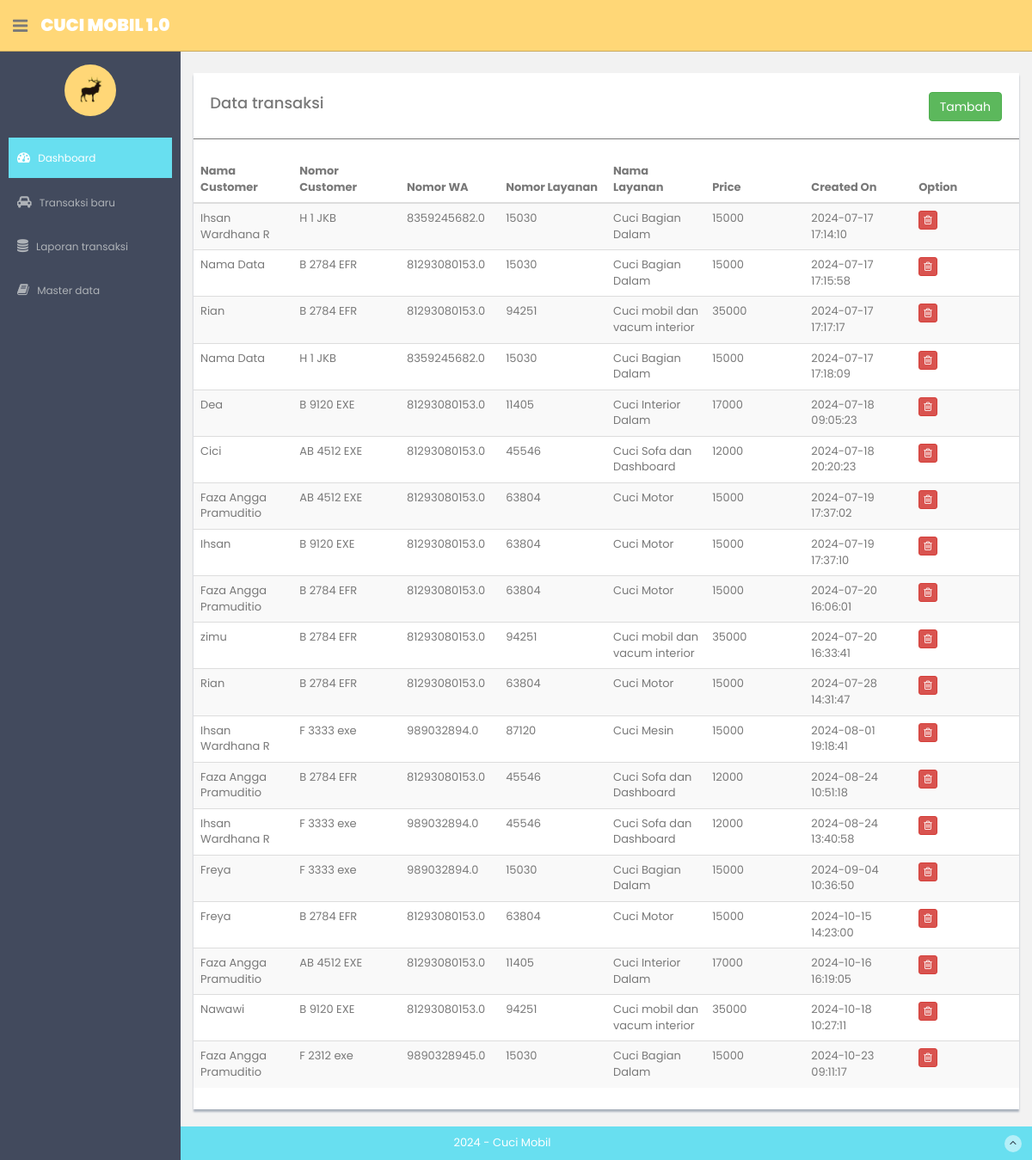
The app's page /transactions, older data.
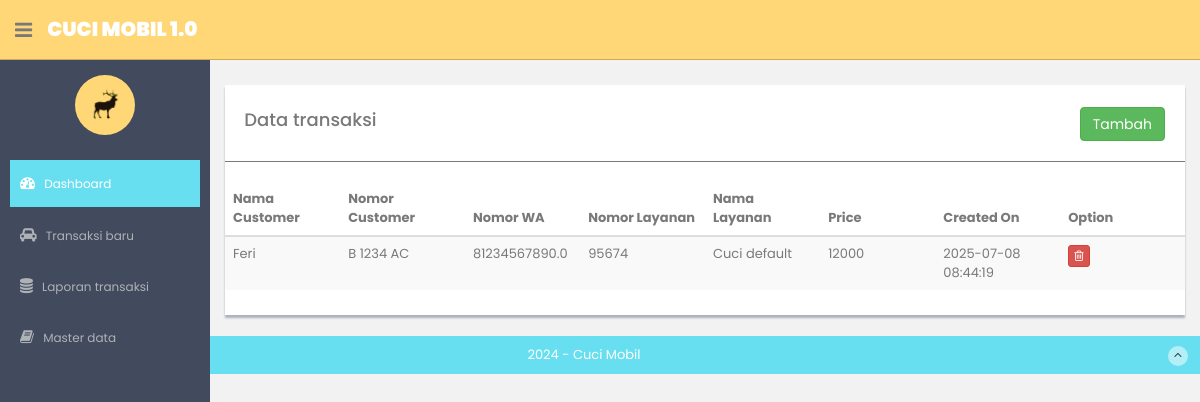
The same page, newer data.
### model/Transactions.py (models this page shows)
class Transactions(Model):
    id = IntegerField()
    cust_id = IntegerField()
    serv_id = IntegerField()
    cust_nomor = CharField()
    cust_owner = CharField()
    cust_phone = CharField()
    serv_code = CharField()
    serv_name = CharField()
    price = IntegerField()
    created_on = IntegerField()
    class Meta:
        database = db
        db_table = 'transactions'

### routes_transactions.py (the view)
@app.route('/transactions',  methods=["GET"])
def transactions():
    trxs = TransactionController.list_transactions()
    return render_template('transactions/transaction-list.html', transactions=trxs)

### controller/TransactionController.py (called while the page is built)
    @staticmethod
    def list_transactions():
        return Transactions.select()

### templates/transactions/transaction-list.html (shortened to what this page needs)
{% extends "layout.html" %}
{% block content %}
<div class="row mt">
    <div class="col-md-12">
        <div class="content-panel">
            <table class="table table-striped table-advance table-hover">
                <div class="form-group">
                    <div style="float:left;">
                        <h4>&nbsp; Data transaksi</h4>
                    </div>
                    <div class="pull-right" style="padding-top:7px;padding-right:20px;">
                        <button class="btn btn-success" onclick="openModal(0)">Tambah</button>
                    </div>
                </div>
                <hr/>
                <thead>
                    <tr>
                        <th width="12%">Nama Customer</th>
                        <th width="13%">Nomor Customer</th>
                        <th width="12%">Nomor WA</th>
                        <th width="13%">Nomor Layanan</th>
                        <th width="12%">Nama Layanan</th>
                        <th width="12%">Price</th>
                        <th width="13%">Created On</th>
                        <th width="13%">Option</th>
                    </tr>
                </thead>
                <tbody>
                    {% if transactions|length > 0 %}
                        {% for item in transactions %}
                        <tr>
                            <td>{{ item.cust_owner }}</td>
                            <td>{{ item.cust_nomor }}</td>
                            <td>{{ item.cust_phone }}</td>
                            <td>{{ item.serv_id }}</td>
                            <td>{{ item.serv_name }}</td>
                            <td>{{ item.price }}</td>
                            <td>{{ item.created_on }}</td>
                            <td align="left">
                                <button class="btn btn-danger btn-xs" onclick="deleteRecord({{ item.id }})"><i class="fa fa-trash-o"></i></button>
                            </td>
                        </tr>
                        {% endfor %}
                    {% else %}
                        <tr>
                            <td colspan="8" align="center"><br/>Tidak ada data</td>
                        </tr>
                    {% endif %}
                </tbody>
            </table>
        </div>
    </div>
</div>
{% endblock %}

Row changes from the older to the newer data that the page shows:
removed Transactions: cust_owner "Ihsan Wardhana R", cust_nomor "H 1 JKB", cust_phone "8359245682.0", serv_id "15030", serv_name "Cuci Bagian Dalam", price "15000", created_on "2024-07-17 17:14:10"
removed Transactions: cust_owner "Nama Data", cust_nomor "B 2784 EFR", cust_phone "81293080153.0", serv_id "15030", serv_name "Cuci Bagian Dalam", price "15000", created_on "2024-07-17 17:15:58"
removed Transactions: cust_owner "Rian", cust_nomor "B 2784 EFR", cust_phone "81293080153.0", serv_id "94251", serv_name "Cuci mobil dan vacum interior", price "35000", created_on "2024-07-17 17:17:17"
removed Transactions: cust_owner "Nama Data", cust_nomor "H 1 JKB", cust_phone "8359245682.0", serv_id "15030", serv_name "Cuci Bagian Dalam", price "15000", created_on "2024-07-17 17:18:09"
removed Transactions: cust_owner "Dea", cust_nomor "B 9120 EXE", cust_phone "81293080153.0", serv_id "11405", serv_name "Cuci Interior Dalam", price "17000", created_on "2024-07-18 09:05:23"
removed Transactions: cust_owner "Cici", cust_nomor "AB 4512 EXE", cust_phone "81293080153.0", serv_id "45546", serv_name "Cuci Sofa dan Dashboard", price "12000", created_on "2024-07-18 20:20:23"
removed Transactions: cust_owner "Faza Angga Pramuditio", cust_nomor "AB 4512 EXE", cust_phone "81293080153.0", serv_id "63804", serv_name "Cuci Motor", price "15000", created_on "2024-07-19 17:37:02"
removed Transactions: cust_owner "Ihsan", cust_nomor "B 9120 EXE", cust_phone "81293080153.0", serv_id "63804", serv_name "Cuci Motor", price "15000", created_on "2024-07-19 17:37:10"
removed Transactions: cust_owner "Faza Angga Pramuditio", cust_nomor "B 2784 EFR", cust_phone "81293080153.0", serv_id "63804", serv_name "Cuci Motor", price "15000", created_on "2024-07-20 16:06:01"
removed Transactions: cust_owner "zimu", cust_nomor "B 2784 EFR", cust_phone "81293080153.0", serv_id "94251", serv_name "Cuci mobil dan vacum interior", price "35000", created_on "2024-07-20 16:33:41"
removed Transactions: cust_owner "Rian", cust_nomor "B 2784 EFR", cust_phone "81293080153.0", serv_id "63804", serv_name "Cuci Motor", price "15000", created_on "2024-07-28 14:31:47"
removed Transactions: cust_owner "Ihsan Wardhana R", cust_nomor "F 3333 exe", cust_phone "989032894.0", serv_id "87120", serv_name "Cuci Mesin", price "15000", created_on "2024-08-01 19:18:41"
removed Transactions: cust_owner "Faza Angga Pramuditio", cust_nomor "B 2784 EFR", cust_phone "81293080153.0", serv_id "45546", serv_name "Cuci Sofa dan Dashboard", price "12000", created_on "2024-08-24 10:51:18"
removed Transactions: cust_owner "Ihsan Wardhana R", cust_nomor "F 3333 exe", cust_phone "989032894.0", serv_id "45546", serv_name "Cuci Sofa dan Dashboard", price "12000", created_on "2024-08-24 13:40:58"
removed Transactions: cust_owner "Freya", cust_nomor "F 3333 exe", cust_phone "989032894.0", serv_id "15030", serv_name "Cuci Bagian Dalam", price "15000", created_on "2024-09-04 10:36:50"
removed Transactions: cust_owner "Freya", cust_nomor "B 2784 EFR", cust_phone "81293080153.0", serv_id "63804", serv_name "Cuci Motor", price "15000", created_on "2024-10-15 14:23:00"
removed Transactions: cust_owner "Faza Angga Pramuditio", cust_nomor "AB 4512 EXE", cust_phone "81293080153.0", serv_id "11405", serv_name "Cuci Interior Dalam", price "17000", created_on "2024-10-16 16:19:05"
removed Transactions: cust_owner "Nawawi", cust_nomor "B 9120 EXE", cust_phone "81293080153.0", serv_id "94251", serv_name "Cuci mobil dan vacum interior", price "35000", created_on "2024-10-18 10:27:11"
removed Transactions: cust_owner "Faza Angga Pramuditio", cust_nomor "F 2312 exe", cust_phone "9890328945.0", serv_id "15030", serv_name "Cuci Bagian Dalam", price "15000", created_on "2024-10-23 09:11:17"
added Transactions: cust_owner "Feri", cust_nomor "B 1234 AC", cust_phone "81234567890.0", serv_id "95674", serv_name "Cuci default", price "12000", created_on "2025-07-08 08:44:19"
